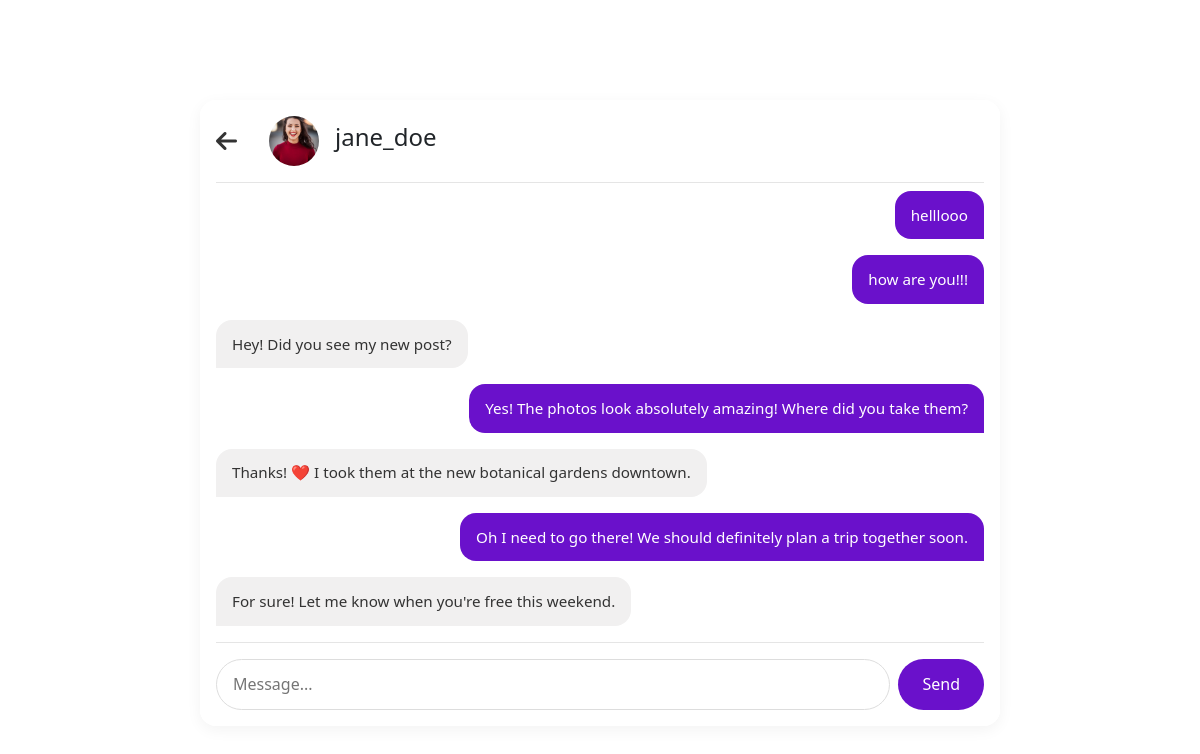
The app's page /chat/jane_doe/ (signed in) with its own data.
### base/models.py (models this page shows, shortened)
class Profile(models.Model):
    user=models.OneToOneField(User,null=True,on_delete=models.CASCADE)
    description = models.TextField(blank=True)
    fname = models.TextField(blank=True)
    lname = models.TextField(blank=True)
    username=models.TextField(blank=True)
    location = models.CharField(max_length=100, blank=True)
    profileimg = models.ImageField(upload_to='profile_images', default='blank-profile-picture.png')

class Message(models.Model):
    sender = models.ForeignKey(User, on_delete=models.CASCADE, related_name='sent_messages')
    receiver = models.ForeignKey(User, on_delete=models.CASCADE, related_name='received_messages')
    body = models.TextField()
    timestamp = models.DateTimeField(auto_now_add=True)
    is_read = models.BooleanField(default=False)

### base/views.py (the view)
# urls.py: path('chat/<str:username>/', views.chat_thread, name='chat_thread'),
@login_required(login_url='signup')
def chat_thread(request, username):
    user = request.user
    user_profile = Profile.objects.get(user=user)
    other_user = get_object_or_404(User, username=username)
    other_profile = Profile.objects.get(user=other_user)
    if request.method == 'POST':
        body = request.POST.get('body')
        if body:
            Message.objects.create(sender=user, receiver=other_user, body=body)
            return redirect('chat_thread', username=username)
    messages = Message.objects.filter(
        (Q(sender=user) & Q(receiver=other_user)) |
        (Q(sender=other_user) & Q(receiver=user))
    ).order_by('timestamp')
    context = {
        'user_profile': user_profile,
        'other_profile': other_profile,
        'chat_messages': messages
    }
    return render(request, 'base/chat_thread.html', context)

### base/templates/base/chat_thread.html (shortened to what this page needs)
{% extends 'main.html' %}
{% load static %}
{% block content %}
<main style="padding-top: 80px; min-height: 100vh; background: var(--color-light);">
  <div class="chat-container">
    <div class="chat-header">
      <a href="{% url 'inbox' %}" style="text-decoration: none; color: #333; font-size: 1.5rem; margin-right: 1rem;"><i class="fa-solid fa-arrow-left"></i></a>
      <a href="{% url 'show_profile_page' other_profile.user.id %}">
        <img src="{{ other_profile.profileimg.url }}" alt="{{ other_profile.user.username }}">
      </a>
      <h4>{{ other_profile.user.username }}</h4>
    </div>
    <div class="chat-messages" id="chatMessages">
      {% if chat_messages %}
        {% for msg in chat_messages %}
          {% if msg.sender == user %}
            <div class="message-bubble message-sent">
              {{ msg.body }}
            </div>
          {% else %}
            <div class="message-bubble message-received">
              {{ msg.body }}
            </div>
          {% endif %}
        {% endfor %}
      {% else %}
        <p style="text-align: center; color: #888;">No messages yet. Say hello to {{ other_profile.user.username }}!</p>
      {% endif %}
    </div>
    <form class="chat-input" method="POST" action="">
      <input type="text" name="body" placeholder="Message..." required autocomplete="off">
      <button type="submit">Send</button>
    </form>
  </div>
</main>
{% endblock %}

### base/templates/base/chat_thread.html (style rules this page uses)
.chat-container { max-width: 800px; margin: 20px auto; background: rgba(255, 255, 255, 0.9); backdrop-filter: blur(12px); border-radius: 1rem; padding: 1rem; box-shadow: 0 4px 15px rgba(0,0,0,0.05); display: flex; flex-direction: column; height: 75vh; }
.chat-header { display: flex; align-items: center; gap: 1rem; padding-bottom: 1rem; border-bottom: 1px solid rgba(0,0,0,0.1); }
.chat-header img { width: 50px; height: 50px; border-radius: 50%; object-fit: cover; }
.chat-messages { flex: 1; overflow-y: auto; padding: 1rem 0; display: flex; flex-direction: column; gap: 1rem; }
.message-bubble { max-width: 70%; padding: 0.8rem 1rem; border-radius: 1rem; font-size: 0.95rem; }
.message-sent { align-self: flex-end; background: #6a11cb; color: white; border-bottom-right-radius: 0; }
.message-received { align-self: flex-start; background: #f1f0f0; color: #333; border-bottom-left-radius: 0; }
.chat-input { display: flex; gap: 0.5rem; padding-top: 1rem; border-top: 1px solid rgba(0,0,0,0.1); }
.chat-input input { flex: 1; padding: 0.8rem 1rem; border: 1px solid #ddd; border-radius: 2rem; outline: none; }
.chat-input button { padding: 0.8rem 1.5rem; border-radius: 2rem; background: #6a11cb; color: white; border: none; cursor: pointer; }

### records on screen
Profile: profileimg (picture), user.username "jane_doe"
Message: body "helllooo"
Message: body "how are you!!!"
Message: body "Hey! Did you see my new post?"
Message: body "Yes! The photos look absolutely amazing! Where did you take them?"
Message: body "Thanks! ❤️ I took them at the new botanical gardens downtown."
Message: body "Oh I need to go there! We should definitely plan a trip together soon."
Message: body "For sure! Let me know when you're free this weekend."
